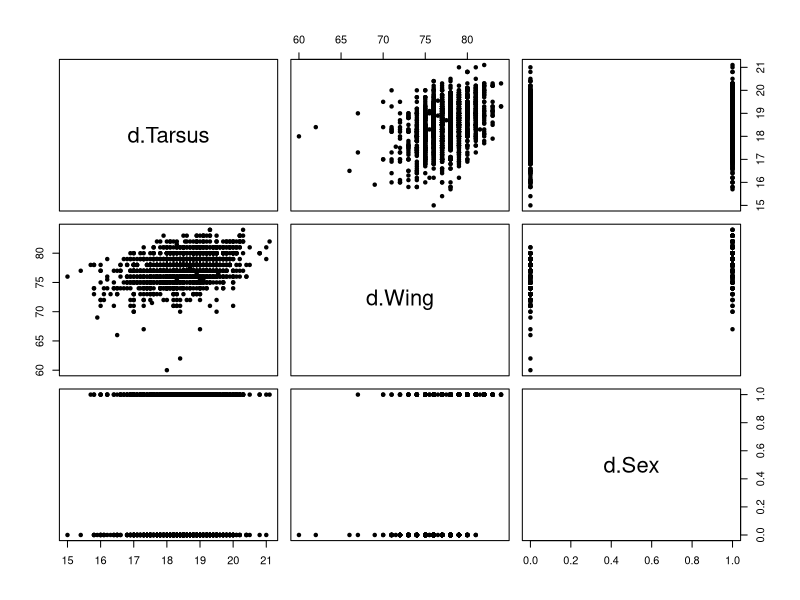

Generate this figure with R:
#!/usr/bin/env Rscript
# Author: Sebastian Dohne <sed24@ic.ac.uk>


rm(list=ls())

d<-read.table("../data/SparrowSize.txt", header=TRUE)
str(d)
summary(d)
names(d)
head(d)

# Aim: Explore variance in tarsus and wing measurements among and between individuals and cohorts in house sparrows
# Prediction: Both traits (tarsus and wing) are repeatable; variance between individuals > variance within individuals
# Hypothesis: BirdID will explain substantial variance, cohort may also explain variance due to shared growth conditions
# Action: Remove NAs as data contains missing values
# Correction: Account for sex differences as they impact size-related traits
# Method: Use a range of linear models, including bivariate models, to test hypotheses

dat <- d[!is.na(d$Tarsus) & !is.na(d$Wing) & !is.na(d$Sex) & !is.na(d$Cohort), ]
#removes nas, d to include columns that do not have NAs

#this is a different way of subsetting - we can give multiple conditions at
#once, and combine them with a logical operator &, which means AND. We could
#also use | which means OR.
d1<-data.frame(d$Tarsus,d$Wing,d$Sex)
pairs(d1, pch=19, cex=0.7)#below/above is x and left/right is y 


cor.test(dat$Wing,dat$Tarsus)



#########missing the data in the handout ########################